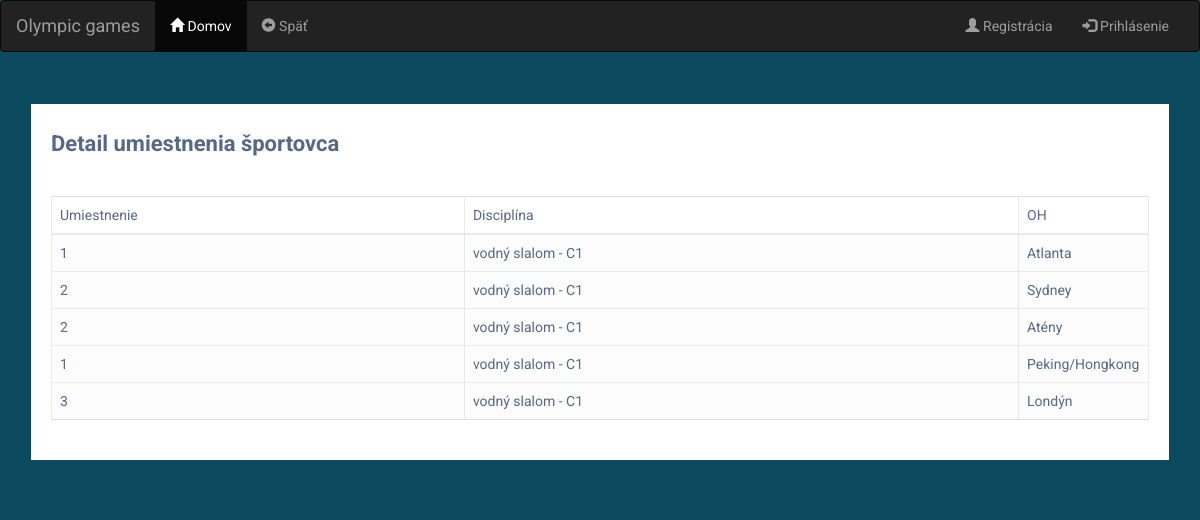
Screenshot of /person.php?id=5 with the database file from the repository.
### tables this page shows
CREATE TABLE `placement` (
  `id` int UNSIGNED NOT NULL,
  `person_id` int UNSIGNED NOT NULL,
  `game_id` int UNSIGNED NOT NULL,
  `placing` smallint UNSIGNED NOT NULL,
  `discipline` varchar(200) NOT NULL
);

CREATE TABLE `game` (
  `id` int UNSIGNED NOT NULL,
  `type` varchar(10) NOT NULL,
  `year` smallint NOT NULL,
  `game_order` tinyint UNSIGNED NOT NULL,
  `city` varchar(100) NOT NULL,
  `country` varchar(100) NOT NULL
);

### person.php (the view, shortened to what this page needs)
<?php
try {
    $db = new PDO("mysql:host=$hostname;dbname=$dbname", $username, $password);
    $db->setAttribute(PDO::ATTR_ERRMODE, PDO::ERRMODE_EXCEPTION);
    $query = "select placement.*, game.city from placement join game on placement.game_id = game.id where placement.person_id=?";
    $stmt = $db->prepare($query);
    $stmt->execute([$_GET['id']]);
    $placements = $stmt->fetchAll(PDO::FETCH_ASSOC);
} catch (PDOException $e) {
    echo "Connection failed: " . $e->getMessage();
}
?>
<!DOCTYPE html>
<html lang="en">
<head>
<link rel="stylesheet" href="https://maxcdn.bootstrapcdn.com/font-awesome/4.7.0/css/font-awesome.min.css">
<link rel="stylesheet" href="https://maxcdn.bootstrapcdn.com/bootstrap/3.3.7/css/bootstrap.min.css">
<link rel="stylesheet" href="styl.css">
<link rel="stylesheet" href="styl.css">
<nav class="navbar navbar-inverse">
  <div class="container-fluid">
    <div class="navbar-header">
      <a class="navbar-brand" href="#">Olympic games</a>
    </div>
    <div class="collapse navbar-collapse" id="myNavbar">
      <ul class="nav navbar-nav">
        <li class="active"><a href="index.php"><span class="glyphicon glyphicon-home"></span> Domov</a></li>
        <li><a href="index.php"><span class="glyphicon glyphicon-circle-arrow-left"></span> Späť</a></li>
      </ul>
      <ul class="nav navbar-nav navbar-right">
        <li><a href="person.php"><span class="glyphicon glyphicon-user"></span> Registrácia</a></li>
        <li><a href="login.php"><span class="glyphicon glyphicon-log-in"></span> Prihlásenie</a></li>
      </ul>
    </div>
  </div>
</nav>
</head>
<body>
<div class="container-md">
<div class="container">
        <div class="table-responsive">
            <div class="table-wrapper">
                <div class="table-title">
                    <div class="row">
                        <div class="col-sm-8"><h2><b>Detail umiestnenia športovca</b></h2></div>
                        <div class="col-sm-4">
                        <div class="col-sm-4">
                        </div>
                        </div>
                    </div>
                </div>
    <table id ="myTable" class="table table-striped table-hover table-bordered">
        <thead>
        <tr>
                    <td>Umiestnenie</td>
                    <td>Disciplína</td>
                    <td>OH</td>
                </tr>
        </thead>
        <tbody>
    <br>
                <?php
                foreach ($placements as $placement) {
                    echo '<tr><td>' . $placement['placing'] . '</td><td>' . $placement['discipline'] . '</td><td>' . $placement['city'] . '</td><tr>';
                }
                ?>
            </tbody>
        </table>
            </div></div></div>
    </div>
</body>
</html>

### styl.css (style rules this page uses)
body { color: #566787; background-color: #0C4A60 ; font-family: 'Roboto', sans-serif; }
.table-responsive { margin: 30px 0; }
.table-wrapper { width:100%; min-width: 500px; background: #fff; padding: 20px; box-shadow: 0 1px 1px rgba(0,0,0,0.8); }
.table-title { padding-bottom: 10px; margin: 0 0 10px; }
.table-title h2 { margin: 8px 0 0; font-size: 22px; }
table.table tr th, table.table tr td { border-color: #e9e9e9; }
table.table-striped tbody tr:nth-of-type(odd) { background-color: #fcfcfc; }
table.table td:last-child { width: 130px; }
.container { padding: 2px 16px; }

### rows the page displays
placement: placing "1", discipline "vodný slalom - C1", game.city "Atlanta"
placement: placing "2", discipline "vodný slalom - C1", game.city "Sydney"
placement: placing "2", discipline "vodný slalom - C1", game.city "Atény"
placement: placing "1", discipline "vodný slalom - C1", game.city "Peking/Hongkong"
placement: placing "3", discipline "vodný slalom - C1", game.city "Londýn"
